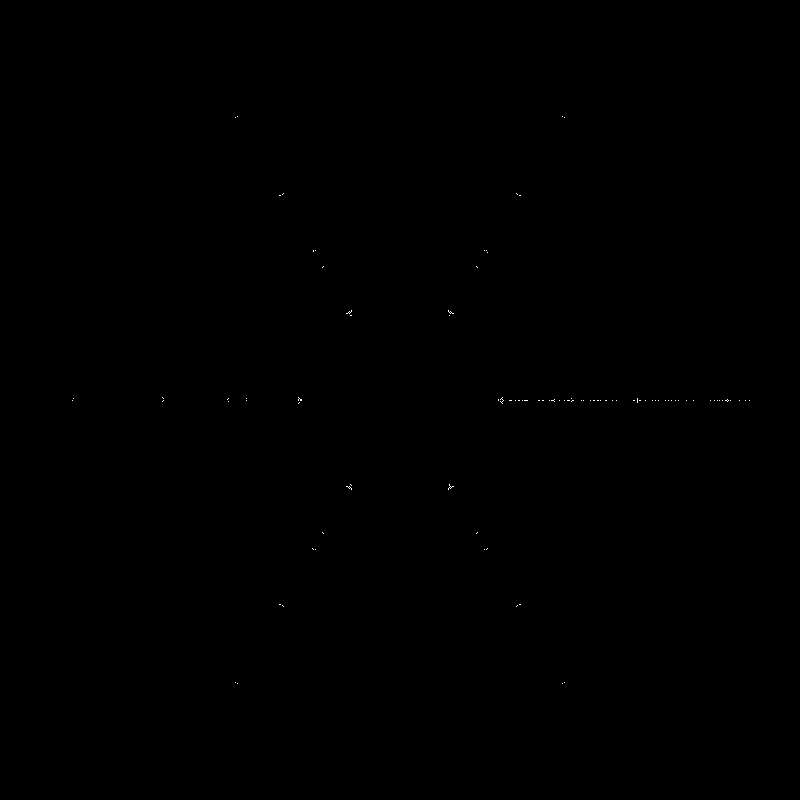
Frame 1 (no input)
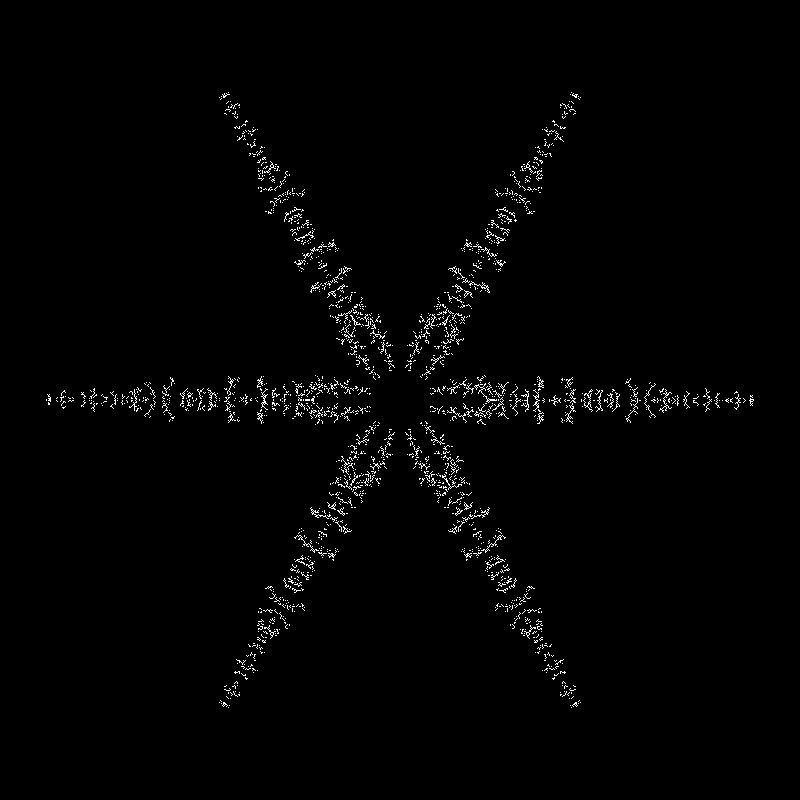
Frame 60 (the mouse pressed at the canvas centre just before this capture)
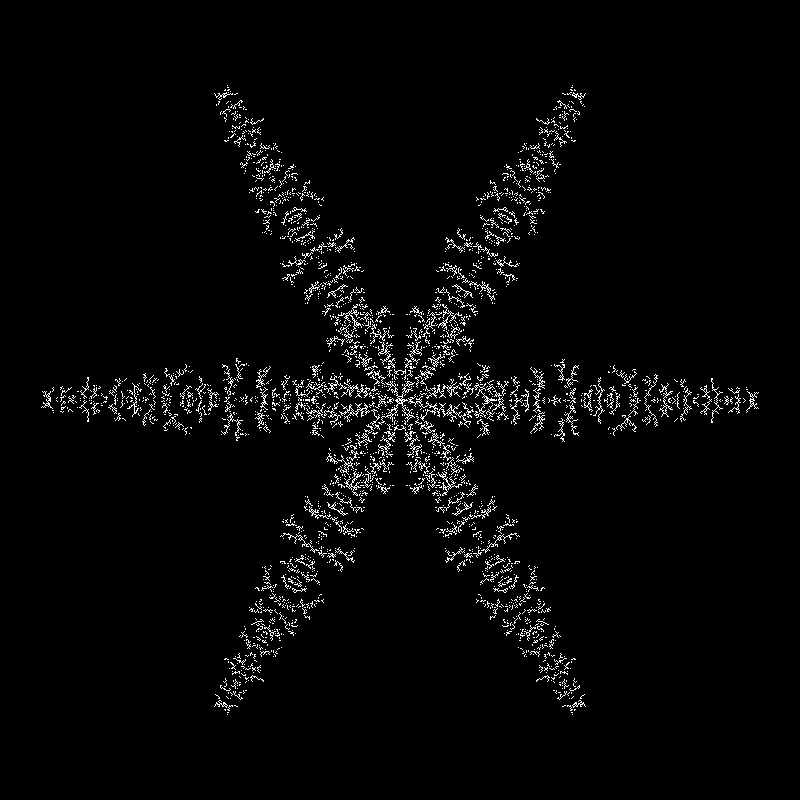
Frame 120 (the mouse held since frame 60 and released just before this capture)

The Processing sketch that drew these frames (run headless with seeded random() and noise(); from frame 60 on, the mouse is pressed at the canvas centre):

// Processing sketch: snowflake_java
// ── snowflake_java.pde
//////////////////////////////////////////
// "Snowflake Generator"                //
// or DLA with dihexagonal symmetry     //
// Exercise on page 177 of CCM          //
// demo code by Lingdong Huang          //
//////////////////////////////////////////

int nSymmetry = 12;    // number of symmetric parts, must be even number: 2,4,6,8,10,12...
int batch = 16;        // number of simulation iterations for each screen update
int maxFrames = 500;   // stop before it becomes a mess after too many iters
float petalSweep = 1.0;// 0.0-1.0 sweep of flake petals

boolean[] map;  // an array for holding state of all pixels

// generate symmetric points
PVector[] symmetry(PVector v){
  PVector[] pts = new PVector[nSymmetry];
  // first the point is reflected about x axis
  pts[0] = v;
  pts[1] = new PVector(v.x,-v.y);
  // then the pair of points are rotated for all the axes
  for (int i = 0; i < nSymmetry/2-1; i++){
    pts[2+i*2  ] = pts[i*2  ].copy().rotate(PI*4/nSymmetry);
    pts[2+i*2+1] = pts[i*2+1].copy().rotate(PI*4/nSymmetry);
  }
  return pts;
}

// check out of bounds
boolean outOfBounds(int x, int y){
  return (x < 0 || x >= width || y < 0 || y>= height);
}

// an iteration of DLA:
// - spawn a particle
// - check if it has a neighbor with on-state
//   * yes -> turn on the pixel (and its symmetric counterparts) and exit
//   * no  -> roam around and repeat
void iteration(){
  
  // generate a random point in the "quadrant"
  // based on nSymmetry
  float angRange = PI/nSymmetry*2;
  float angMin = (1-petalSweep)/2;
  float angMax = angMin+petalSweep;
  float a = random(angMin*angRange,angMax*angRange);
  float d = random(min(width/2,height/2));
  int x = (int)(cos(a)*d)+width/2;
  int y = (int)(sin(a)*d)+height/2;

  while (true){
    if (outOfBounds(x,y)){
      return;
    }
    
    // try (un)commenting the block below
    // to disallow roaming into other "quadrants"
    // produces a slightly different look
    //float ang = atan2(y-height/2,x-width/2);
    //if (ang < 0 || angRange < ang){
    //  return;
    //}
    
    // Moore neighborhood (8-connected):
    int[][] neighbors = {
      {x-1,y-1},{x,y-1},{x+1,y-1},
      {x-1,y  },        {x+1,y  },
      {x-1,y+1},{x,y-1},{x+1,y+1},
    };
    
    
    // see if a neighbor is "on", so we can "stick" onto it
    for (int i = 0; i < neighbors.length; i++){
      int qx = neighbors[i][0];
      int qy = neighbors[i][1];
      if (!outOfBounds(qx,qy) && map[qy*width+qx]){
        PVector v = new PVector(x-width/2,y-height/2);
        
        // also turn on all the symmetric pixels
        PVector[] pts = symmetry(v);
        for (int j = 0; j < pts.length; j++){
          int px = (int)(pts[j].x+width/2);
          int py = (int)(pts[j].y+height/2);
          if (!outOfBounds(px,py))
            map[py*width+px]=true;

        }
        
        return;
      }
    }
    // pick a random direction to roam toward
    int dir = (int)random(8);
    switch (dir) {
      case 0: x--; break;
      case 1: x++; break;
      case 2: y--; break;
      case 3: y++; break;
      case 4: x--; y--; break;
      case 5: x++; y--; break;
      case 6: x--; y++; break;
      case 7: x++; y++; break;
    }
  }
}

//--------------------------------------------

void setup(){
  size(800,800);
  map = new boolean[width*height];
  
  // here we cheat by drawing a line on the canvas in advance
  // to kickstart the DLA
  // otherwise it won't look much like a snowflake
  for (int i = width/2+width/8; i < width-width/16; i++){
    
    // change the probability below for slightly diifferent looks
    if (random(1)<0.25){ 
      map[height/2*width+i] = true;
    }
  }
  
  
}

//--------------------------------------------

void draw(){
  // run the simulation
  for (int i = 0; i < batch; i++) iteration();
  
  // update the canvas
  
  loadPixels();
  
  for (int i = 0; i < pixels.length; i++)
    pixels[i] = map[i]?0xFFFFFFFF:0xFF000000;
  
  updatePixels();
  
  if (frameCount > maxFrames){
    noLoop();
  }
}
